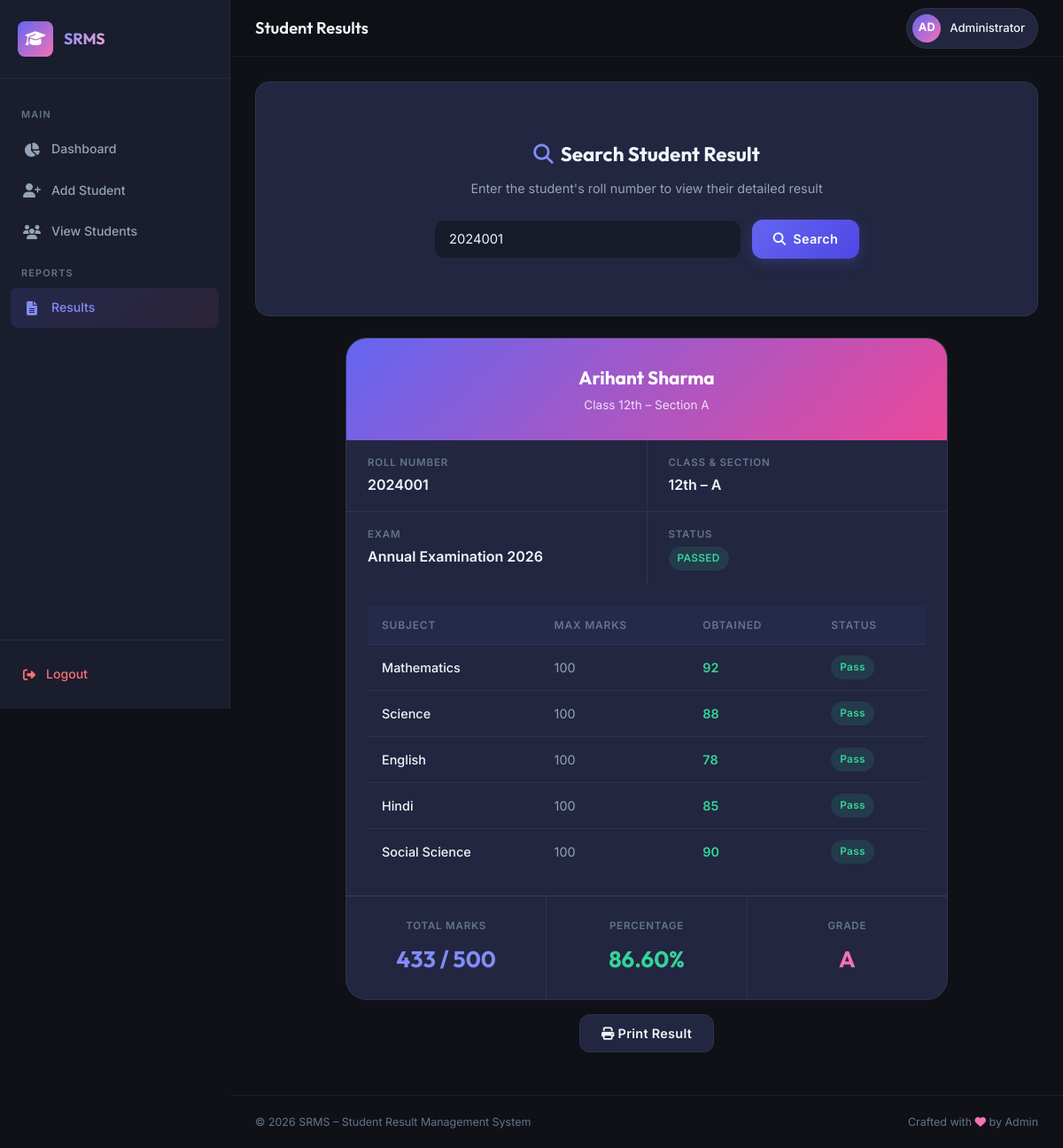
/result.php?roll=2024001 (signed in), run on the app's committed database.
### tables this page shows
CREATE TABLE IF NOT EXISTS students (
    id INT AUTO_INCREMENT PRIMARY KEY,
    name VARCHAR(100) NOT NULL,
    roll_no VARCHAR(20) NOT NULL UNIQUE,
    class VARCHAR(10) NOT NULL,
    section VARCHAR(5) DEFAULT 'A',
    math INT NOT NULL CHECK (math BETWEEN 0 AND 100),
    science INT NOT NULL CHECK (science BETWEEN 0 AND 100),
    english INT NOT NULL CHECK (english BETWEEN 0 AND 100),
    hindi INT NOT NULL CHECK (hindi BETWEEN 0 AND 100),
    social_science INT NOT NULL CHECK (social_science BETWEEN 0 AND 100),
    total INT GENERATED ALWAYS AS (math + science + english + hindi + social_science) STORED,
    percentage DECIMAL(5,2) GENERATED ALWAYS AS ((math + science + english + hindi + social_science) / 5) STORED,
    grade VARCHAR(5) GENERATED ALWAYS AS (
        CASE
            WHEN (math + science + english + hindi + social_science) / 5 >= 90 THEN 'A+'
            WHEN (math + science + english + hindi + social_science) / 5 >= 80 THEN 'A'
            WHEN (math + science + english + hindi + social_science) / 5 >= 65 THEN 'B'
            WHEN (math + science + english + hindi + social_science) / 5 >= 50 THEN 'C'
            ELSE 'F'
        END
    ) STORED,
    created_at TIMESTAMP DEFAULT CURRENT_TIMESTAMP,
    updated_at TIMESTAMP DEFAULT CURRENT_TIMESTAMP ON UPDATE CURRENT_TIMESTAMP
);

### result.php (the view, shortened to what this page needs)
<?php
require_once 'config.php';
$adminName = $_SESSION['admin_name'] ?? 'Admin';
$searchRoll = trim($_GET['roll'] ?? '');
$student = null;
$searched = false;
if (!empty($searchRoll)) {
    $searched = true;
    $stmt = $conn->prepare("SELECT * FROM students WHERE roll_no = ?");
    $stmt->bind_param("s", $searchRoll);
    $stmt->execute();
    $result = $stmt->get_result();
    if ($result->num_rows === 1) {
        $student = $result->fetch_assoc();
    }
}
$subjectLabels = [
    'math'            => 'Mathematics',
    'science'         => 'Science',
    'english'         => 'English',
    'hindi'           => 'Hindi',
    'social_science'  => 'Social Science'
];
?>
<!DOCTYPE html>
<html lang="en">
<head>
  <link rel="stylesheet" href="https://cdnjs.cloudflare.com/ajax/libs/font-awesome/6.5.1/css/all.min.css" />
  <link rel="stylesheet" href="css/style.css" />
</head>
<body>
  <div class="app-layout">
    <aside class="sidebar" id="sidebar">
      <div class="sidebar-header">
        <div class="s-logo"><i class="fas fa-graduation-cap"></i></div>
        <span class="s-title">SRMS</span>
      </div>
      <nav class="sidebar-nav">
        <div class="nav-label">Main</div>
        <a href="dashboard.php" class="nav-item"><i class="fas fa-chart-pie"></i> Dashboard</a>
        <a href="add_student.php" class="nav-item"><i class="fas fa-user-plus"></i> Add Student</a>
        <a href="view_students.php" class="nav-item"><i class="fas fa-users"></i> View Students</a>
        <div class="nav-label">Reports</div>
        <a href="result.php" class="nav-item active"><i class="fas fa-file-lines"></i> Results</a>
      </nav>
      <div class="sidebar-footer">
        <a href="logout.php" class="nav-item"><i class="fas fa-right-from-bracket"></i> Logout</a>
      </div>
    </aside>
    <div class="main-wrapper">
      <header class="top-header">
        <div class="left">
          <h1 class="page-title">Student Results</h1>
        </div>
        <div class="right">
          <div class="admin-badge">
            <div class="avatar"><?= strtoupper(substr($adminName, 0, 2)) ?></div>
            <span class="name"><?= htmlspecialchars($adminName) ?></span>
          </div>
        </div>
      </header>
      <main class="page-content">
        <div class="content-card">
          <div class="card-body">
            <div class="result-search-area">
              <h2><i class="fas fa-search" style="color: var(--primary-light); margin-right: 8px;"></i>Search Student Result</h2>
              <p>Enter the student's roll number to view their detailed result</p>
              <form class="result-search-form" method="GET" action="result.php">
                <input type="text" name="roll" id="resultRollInput" placeholder="Enter Roll Number (e.g. 2024001)" value="<?= htmlspecialchars($searchRoll) ?>" />
                <button type="submit" class="btn btn-primary" style="width: auto;">
                  <i class="fas fa-search"></i> Search
                </button>
              </form>
            </div>
          </div>
        </div>
        <?php if ($searched && $student): ?>
        <div class="mt-3">
          <div class="result-card-container">
            <div class="result-card">
              <div class="result-card-header">
                <h3><?= htmlspecialchars($student['name']) ?></h3>
                <p>Class <?= htmlspecialchars($student['class']) ?> – Section <?= htmlspecialchars($student['section']) ?></p>
              </div>
              <div class="result-info-grid">
                <div class="result-info-item">
                  <div class="label">Roll Number</div>
                  <div class="value"><?= htmlspecialchars($student['roll_no']) ?></div>
                </div>
                <div class="result-info-item">
                  <div class="label">Class & Section</div>
                  <div class="value"><?= htmlspecialchars($student['class']) ?> – <?= htmlspecialchars($student['section']) ?></div>
                </div>
                <div class="result-info-item">
                  <div class="label">Exam</div>
                  <div class="value">Annual Examination 2026</div>
                </div>
                <div class="result-info-item">
                  <div class="label">Status</div>
                  <div class="value">
                    <?php $passed = $student['percentage'] >= 50; ?>
                    <span class="badge <?= $passed ? 'badge-success' : 'badge-danger' ?>">
                      <?= $passed ? 'PASSED' : 'FAILED' ?>
                    </span>
                  </div>
                </div>
              </div>
              <div class="result-marks-table">
                <table>
                  <thead>
                    <tr>
                      <th>Subject</th>
                      <th>Max Marks</th>
                      <th>Obtained</th>
                      <th>Status</th>
                    </tr>
                  </thead>
                  <tbody>
                    <?php foreach ($subjectLabels as $key => $label):
                      $marks = $student[$key];
                      $subPass = $marks >= 33;
                    ?>
                      <tr>
                        <td style="color: var(--text-primary); font-weight: 500;"><?= $label ?></td>
                        <td>100</td>
                        <td style="font-weight: 600; color: <?= $subPass ? 'var(--success)' : 'var(--danger)' ?>;"><?= $marks ?></td>
                        <td><span class="badge <?= $subPass ? 'badge-success' : 'badge-danger' ?>"><?= $subPass ? 'Pass' : 'Fail' ?></span></td>
                      </tr>
                    <?php endforeach; ?>
                  </tbody>
                </table>
              </div>
              <div class="result-summary">
                <div class="result-summary-item">
                  <div class="s-label">Total Marks</div>
                  <div class="s-value primary"><?= $student['total'] ?> / 500</div>
                </div>
                <div class="result-summary-item">
                  <div class="s-label">Percentage</div>
                  <div class="s-value success"><?= $student['percentage'] ?>%</div>
                </div>
                <div class="result-summary-item">
                  <div class="s-label">Grade</div>
                  <div class="s-value accent"><?= $student['grade'] ?></div>
                </div>
              </div>
            </div>
            <button class="btn btn-secondary print-btn mt-2" onclick="window.print()">
              <i class="fas fa-print"></i> Print Result
            </button>
          </div>
        </div>
        <?php endif; ?>
      </main>
      <footer class="app-footer">
        <p>&copy; 2026 SRMS – Student Result Management System</p>
        <p>Crafted with <i class="fas fa-heart" style="color: var(--accent);"></i> by Admin</p>
      </footer>
    </div>
  </div>
</body>
</html>

### data on the page
students: name "Arihant Sharma", class "12th", section "A", roll_no "2024001", math "92", science "88", english "78", hindi "85", social_science "90", total "433", percentage "86.60", grade "A"

### other printed values
substr($adminName, 0, 2) "AD"
$adminName "Administrator"
$label "Mathematics"
$label "Science"
$label "English"
$label "Hindi"
$label "Social Science"
